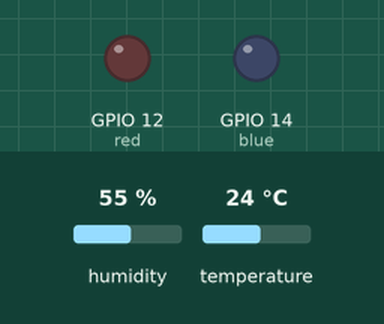
Bench run of a sketch on a simulated ESP8266 (NodeMCU). Shown: output pins drawn as LEDs (lit = HIGH). Wiring (inferred from the names in the program): DHT22 sensor: data GPIO 2. The inputs (shaded band) are chosen by the test bench; at power-on: humidity 55 %, temperature 24 °C. WiFi joins after 1.5 s; servers stay silent unless stated; what the sketch prints to the serial monitor is not drawn.

Above: at 0.1 s.
At 2.0 s:
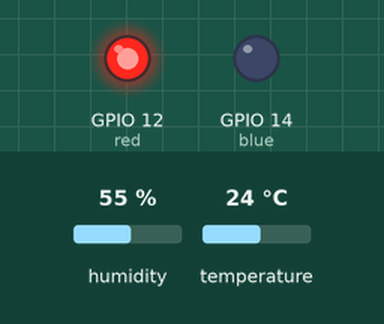
Timing chart, 0 to 3.5 s (numbered marks = the images above):
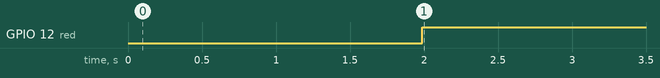

Measured:
- by itself, GPIO 12 (red): LOW → HIGH at 2.0 s

The sketch:

jana_home_temp.ino
```cpp
#include <ThingSpeak.h>
#include <DHT_U.h>
#include <DHT.h>
#include <Wire.h>

#include <ESP8266WiFi.h>

// replace with your channel's thingspeak API key,
String apiKey = "MRP97SSATI289GY8";
String readAPIKey = "IMSWZX7BOCRP64UM";


const char* HapiKey = "DYN8PSFKKBOZN9LA";
const char* HreadAPIKey = "IMSWZX7BOCRP64UM";

unsigned long HchannelID = 483297;
unsigned int HdataFieldOne = 1;
unsigned int HdataFieldTwo = 2;

// replace with your wifi ssid and wpa2 key
const char *ssid =  "Makespace";
const char *pass =  "getexc1tedandmaketh1ngs";
float aConst;

unsigned long channelID = 483256;
unsigned int dataFieldOne = 1;
unsigned int dataFieldTwo = 2;

int red = 12;
int blue = 14;


const char* server = "api.thingspeak.com";
#define DHTPIN 2 // pin where the dht22 is connected

DHT dht(DHTPIN, DHT22,15);

WiFiClient client;

void setup() {
  Serial.begin(115200);
  delay(10);
  dht.begin();

  pinMode(red, OUTPUT);
  pinMode(blue, OUTPUT);

  Serial.print("Connecting to ");
  Serial.println(ssid);

  WiFi.mode(WIFI_STA);
  WiFi.begin(ssid, pass);

  while (WiFi.status() != WL_CONNECTED) {
    delay(500);
    Serial.print(".");
  }
  Serial.println("");
  Serial.println("WiFi connected");

}

void loop() {
  float h = dht.readHumidity();
  float t = dht.readTemperature();
  if (isnan(h) || isnan(t)) {
    Serial.println("Failed to read from DHT sensor!");
    return;
  }

  if (client.connect(server,80)) {  //   "184.106.153.149" or api.thingspeak.com
    String postStr = apiKey;
           postStr +="&field1=";
           postStr += String(t);
           postStr +="&field2=";
           postStr += String(h);
           postStr += "\r\n\r\n";

     client.print("POST /update HTTP/1.1\n");
     client.print("Host: api.thingspeak.com\n");
     client.print("Connection: close\n");
     client.print("X-THINGSPEAKAPIKEY: "+apiKey+"\n");
     client.print("Content-Type: application/x-www-form-urlencoded\n");
     client.print("Content-Length: ");
     client.print(postStr.length());
     client.print("\n\n");
     client.print(postStr);

     Serial.println(t);
     Serial.println(h);

//float temperatureInC = ThingSpeak.readFloatField(HchannelID, HdataFieldOne, HreadAPIKey);
//float humidityPerc = ThingSpeak.readFloatField(HchannelID, HdataFieldTwo, HreadAPIKey);

     //Serial.println(temperatureInC);
     //Serial.println(humidityPerc);

      if (t < 26) {
      digitalWrite(red, HIGH);
      digitalWrite(blue, LOW);
      Serial.print("less than 25");

     }
     if (t >= 27) {
      digitalWrite(blue,HIGH);
      digitalWrite(red, LOW);
      Serial.print("more than 28");
     }

  }

  client.stop();

  Serial.println("Waiting...");

  // thingspeak needs minimum 15 sec delay between updates, i've set it to 30 seconds
  delay(15000);
}
```
